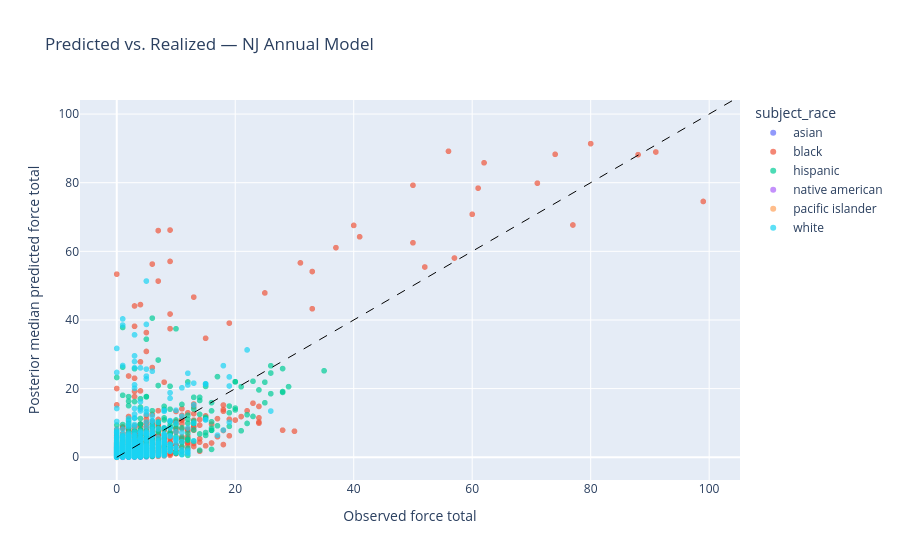

Notebook source saved alongside this figure:
### Code cell
model.predict(idata, kind="mean")
predicted_force = idata.posterior["mu"].median(dim=["chain", "draw"]).values

plot_df = model_data.assign(predicted=predicted_force)

lim = max(plot_df["force_total"].max(), plot_df["predicted"].max()) * 1.05

fig = px.scatter(
    plot_df,
    x="force_total",
    y="predicted",
    color="subject_race",
    hover_data=["agency_name", "ori", "subject_race", "month", "force_total", "total_arrests"],
    labels={"force_total": "Observed force total", "predicted": "Posterior median predicted force total"},
    title="Predicted vs. Realized — NJ Annual Model",
    opacity=0.7,
)
fig.add_shape(type="line", x0=0, y0=0, x1=lim, y1=lim,
              line=dict(color="black", dash="dash", width=1))
fig.show()

fig.write_image("dist_predicted_force_rate.png", scale=2)

### Figure 1 — Plotly figure (JSON) as saved in the notebook; plotly's stock layout.template omitted (floating-point values rounded to 4 significant figures; data arrays with more than 128 entries replaced by an {"elided": "..."} marker saying what was removed)
{"data": [{"customdata": {"elided": "3372x5 mixed values"}, "hovertemplate": "subject_race=%{customdata[2]}<br>Observed force total=%{x}<br>Posterior median predicted force total=%{y}<br>agency_name=%{customdata[0]}<br>ori=%{customdata[1]}<br>month=%{customdata[3]}<br>total_arrests=%{customdata[4]}<extra></extra>", "legendgroup": "asian", "marker": {"color": "#636efa", "opacity": 0.7, "symbol": "circle"}, "mode": "markers", "name": "asian", "showlegend": true, "type": "scattergl", "x": {"elided": "3372 int values"}, "xaxis": "x", "y": {"elided": "3372 float values"}, "yaxis": "y"}, {"customdata": {"elided": "3372x5 mixed values"}, "hovertemplate": "subject_race=%{customdata[2]}<br>Observed force total=%{x}<br>Posterior median predicted force total=%{y}<br>agency_name=%{customdata[0]}<br>ori=%{customdata[1]}<br>month=%{customdata[3]}<br>total_arrests=%{customdata[4]}<extra></extra>", "legendgroup": "black", "marker": {"color": "#EF553B", "opacity": 0.7, "symbol": "circle"}, "mode": "markers", "name": "black", "showlegend": true, "type": "scattergl", "x": {"elided": "3372 int values"}, "xaxis": "x", "y": {"elided": "3372 float values"}, "yaxis": "y"}, {"customdata": {"elided": "3372x5 mixed values"}, "hovertemplate": "subject_race=%{customdata[2]}<br>Observed force total=%{x}<br>Posterior median predicted force total=%{y}<br>agency_name=%{customdata[0]}<br>ori=%{customdata[1]}<br>month=%{customdata[3]}<br>total_arrests=%{customdata[4]}<extra></extra>", "legendgroup": "hispanic", "marker": {"color": "#00cc96", "opacity": 0.7, "symbol": "circle"}, "mode": "markers", "name": "hispanic", "showlegend": true, "type": "scattergl", "x": {"elided": "3372 int values"}, "xaxis": "x", "y": {"elided": "3372 float values"}, "yaxis": "y"}, {"customdata": {"elided": "3372x5 mixed values"}, "hovertemplate": "subject_race=%{customdata[2]}<br>Observed force total=%{x}<br>Posterior median predicted force total=%{y}<br>agency_name=%{customdata[0]}<br>ori=%{customdata[1]}<br>month=%{customdata[3]}<br>total_arrests=%{customdata[4]}<extra></extra>", "legendgroup": "native american", "marker": {"color": "#ab63fa", "opacity": 0.7, "symbol": "circle"}, "mode": "markers", "name": "native american", "showlegend": true, "type": "scattergl", "x": {"elided": "3372 int values"}, "xaxis": "x", "y": {"elided": "3372 float values"}, "yaxis": "y"}, {"customdata": {"elided": "3372x5 mixed values"}, "hovertemplate": "subject_race=%{customdata[2]}<br>Observed force total=%{x}<br>Posterior median predicted force total=%{y}<br>agency_name=%{customdata[0]}<br>ori=%{customdata[1]}<br>month=%{customdata[3]}<br>total_arrests=%{customdata[4]}<extra></extra>", "legendgroup": "pacific islander", "marker": {"color": "#FFA15A", "opacity": 0.7, "symbol": "circle"}, "mode": "markers", "name": "pacific islander", "showlegend": true, "type": "scattergl", "x": {"elided": "3372 int values"}, "xaxis": "x", "y": {"elided": "3372 float values"}, "yaxis": "y"}, {"customdata": {"elided": "3372x5 mixed values"}, "hovertemplate": "subject_race=%{customdata[2]}<br>Observed force total=%{x}<br>Posterior median predicted force total=%{y}<br>agency_name=%{customdata[0]}<br>ori=%{customdata[1]}<br>month=%{customdata[3]}<br>total_arrests=%{customdata[4]}<extra></extra>", "legendgroup": "white", "marker": {"color": "#19d3f3", "opacity": 0.7, "symbol": "circle"}, "mode": "markers", "name": "white", "showlegend": true, "type": "scattergl", "x": {"elided": "3372 int values"}, "xaxis": "x", "y": {"elided": "3372 float values"}, "yaxis": "y"}], "layout": {"legend": {"title": {"text": "subject_race"}, "tracegroupgap": 0}, "shapes": [{"line": {"color": "black", "dash": "dash", "width": 1}, "type": "line", "x0": 0, "x1": 104.0, "y0": 0, "y1": 104.0}], "title": {"text": "Predicted vs. Realized — NJ Annual Model"}, "xaxis": {"anchor": "y", "domain": [0, 1], "title": {"text": "Observed force total"}}, "yaxis": {"anchor": "x", "domain": [0, 1], "title": {"text": "Posterior median predicted force total"}}}}
